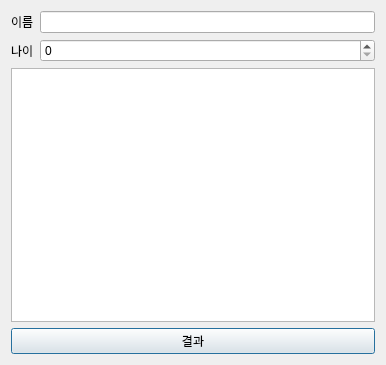
<?xml version="1.0" encoding="UTF-8"?>
<ui version="4.0">
 <class>Dialog</class>
 <widget class="QDialog" name="Dialog">
  <property name="geometry">
   <rect>
    <x>0</x>
    <y>0</y>
    <width>386</width>
    <height>365</height>
   </rect>
  </property>
  <property name="windowTitle">
   <string>Dialog</string>
  </property>
  <layout class="QGridLayout" name="gridLayout_2">
   <item row="0" column="0">
    <layout class="QGridLayout" name="gridLayout">
     <item row="0" column="0">
      <widget class="QLabel" name="label">
       <property name="text">
        <string>이름</string>
       </property>
      </widget>
     </item>
     <item row="0" column="1">
      <widget class="QLineEdit" name="lineEditName"/>
     </item>
     <item row="1" column="0">
      <widget class="QLabel" name="label_2">
       <property name="text">
        <string>나이</string>
       </property>
      </widget>
     </item>
     <item row="1" column="1">
      <widget class="QSpinBox" name="spinBoxAge"/>
     </item>
     <item row="2" column="0" colspan="2">
      <widget class="QTextEdit" name="textEditResult"/>
     </item>
     <item row="3" column="0" colspan="2">
      <widget class="QPushButton" name="pushButton">
       <property name="text">
        <string>결과</string>
       </property>
      </widget>
     </item>
    </layout>
   </item>
  </layout>
 </widget>
 <resources/>
 <connections/>
</ui>
